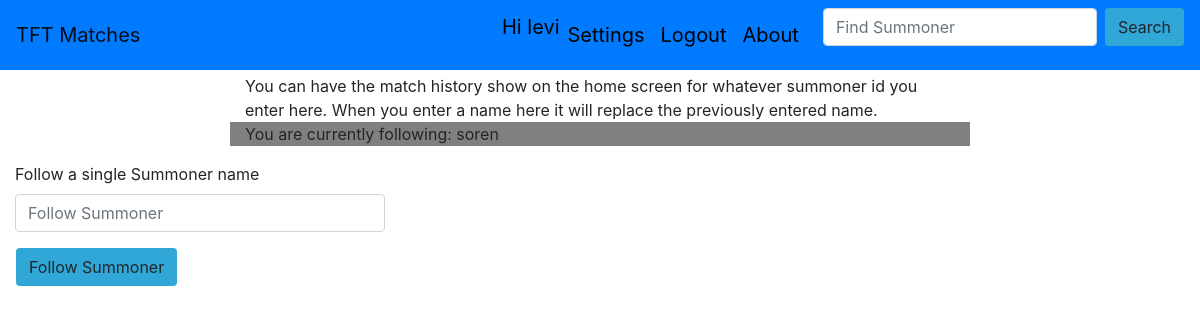
Before: /userSettings (signed in) with the older database file.
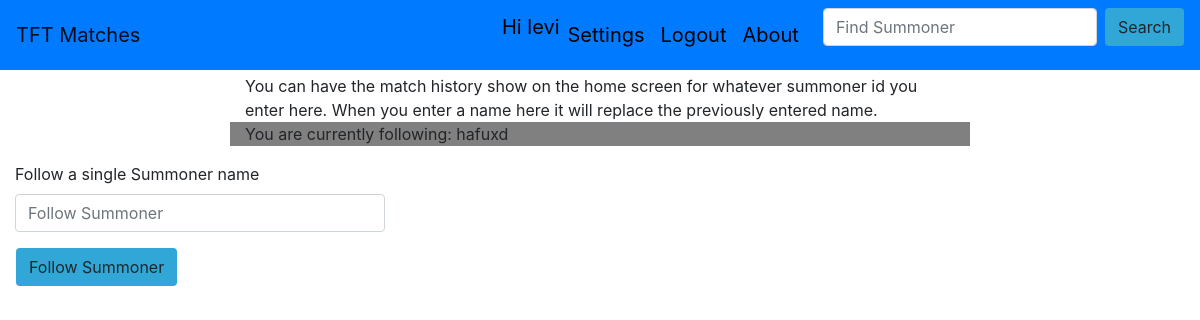
After: the same page with the newer database file.
### models.py (models this page shows, shortened)
class User(db.Model):
    id = db.Column(db.Integer, primary_key=True)
    username = db.Column(db.String(64), index=True, unique=True)
    password_hash = db.Column(db.String(128))
    following_user = db.Column(db.String(64))

### pages.py (the view)
@bp.route('/userSettings',methods=['GET','POST'])
def userSettings():
    username = session.get('username')
    user = User.query.filter_by(username=username).first()
    following = user.following_user
    if (request.method == 'POST'):
        new_following = request.form['summonerName']
        user.following_user = new_following
        follwing = new_following
        db.session.commit()
        return redirect(url_for('.userSettings',following=following))
    return render_template('user_settings.html',following=following)

### pages.py (called while the page is built)
@bp.before_app_request
def load_logged_in_user():
    username = session.get('username')
    if username is None:
        g.user = None
    else:
        g.user = User.query.filter_by(username=username).first()

### templates/user_settings.html
{% include 'base.html' %}
{% block content %}
  {% if g.user %}
    <div class="container">
      <div class="mx-auto col-lg-8" >
        You can have the match history show on the home screen for whatever summoner id you enter here.
        When you enter a name here it will replace the previously entered name.
      </div>
      <div class="mb-3 mx-auto col-lg-8" style="background-color:grey">
          You are currently following: {{following}}
      </div>
    </div>
    <form action="{{url_for('.userSettings')}}" method="POST">
      <div class="form-group col-lg-4">
        <label for="summonerName">Follow a single Summoner name </label>
        <input type="text" class="form-control" value="" name="summonerName" id="summonerName" placeholder="Follow Summoner"  required />
      </div>
      <input type="submit" class="btn ml-3" value="Follow Summoner" name="submit" style="background-color:#30a7d7"  />  </form>
  {% else %}
    <div class="container">
      <div class="mx-auto col-lg-8" >
        You should be logged in to view this page. Log in and this will have real content :) Please.
      </div>
    </div>
  {% endif %}
{% endblock %}

### templates/base.html (shortened to what this page needs)
<html>
  <link rel="stylesheet" href="{{ url_for('static',filename='css/bootstrap.css') }}">
  <link rel="stylesheet" href="{{ url_for('static',filename='css/phone_viewing.css') }}">
  <body>
    {% include 'partials/_navbar.html' %}
  </body>
</html>

### templates/partials/_navbar.html (shortened to what this page needs)
<nav class="mb-1 navbar navbar-expand-lg navbar-light bg-primary">
  <a class="navbar-brand" href="{{url_for('.mainPage')}}">TFT Matches</a>
  <div class="collapse navbar-collapse" id="navbarOptions">
    <div class="navbar-nav ml-auto">
      {% if g.user %}
        <div class="nav-item" align="vertical" style="color:black;font-size:20"> Hi {{g.user['username']}} </div>
        <a class="nav-item nav-link " align="vertical" href="{{url_for('.userSettings')}}" style="color:black;font-size:20"> Settings </a>
        <a class="nav-item nav-link " align="vertical" href="{{url_for('.logout')}}" style="color:black;font-size:20"> Logout </a>
      {% endif %}
      <a class="nav-item nav-link mr-3 " align="vertical" href="{{url_for('.about')}}" style="color:black;font-size:20"> About </a>
    </div>
  </div>
  <form class="form-inline" action="{{url_for('.findUserHelper')}}" method="POST" >
    <input id="nav_search" class="form-control mr-sm-2" type="search"  name='username' placeholder="Find Summoner" aria-label="Search">
    <button id="nav_submit" class="btn my-2 my-sm-0" type="submit" style="background-color:#30a7d7">Search</button>
  </form>
</nav>

Changed rows visible on the page:
changed User "levi": following_user "soren" → "hafuxd"
